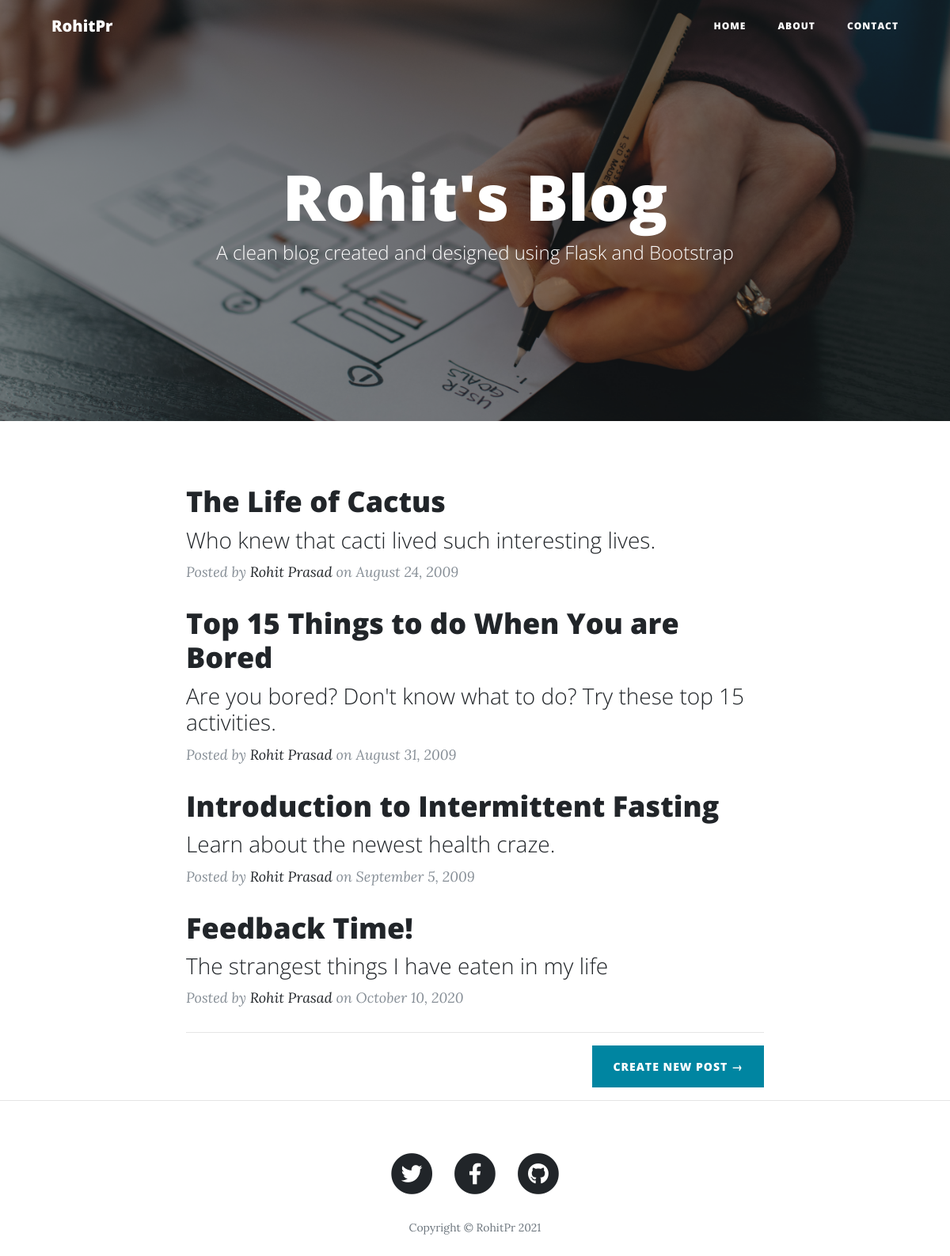
The page / on the database its author committed.
### 57.RohitPr_Blog_SQL_Flask/main.py (models this page shows)
class BlogPost(db.Model):
    id = db.Column(db.Integer, primary_key=True)
    title = db.Column(db.String(250), unique=True, nullable=False)
    subtitle = db.Column(db.String(250), nullable=False)
    date = db.Column(db.String(250), nullable=False)
    body = db.Column(db.Text, nullable=False)
    author = db.Column(db.String(250), nullable=False)
    img_url = db.Column(db.String(250), nullable=False)

### 57.RohitPr_Blog_SQL_Flask/main.py (the view)
@app.route('/')
def index():
    all_posts = db.session.query(BlogPost).all()
    return render_template("index.html", posts=all_posts)

### 57.RohitPr_Blog_SQL_Flask/templates/index.html
{% include "header.html" %}
<header class="masthead" style="background-image: url('/static/img/home-bg.jpg')">
  <div class="overlay"></div>
  <div class="container">
    <div class="row">
      <div class="col-lg-8 col-md-10 mx-auto">
        <div class="site-heading">
          <h1>Rohit's Blog</h1>
          <span class="subheading">A clean blog created and designed using Flask and Bootstrap</span>
        </div>
      </div>
    </div>
  </div>
</header>
<body>
  <div class="container">
    <div class="row">
      <div class="col-lg-8 col-md-10 mx-auto">
        <div class="post-preview">
          {% for post in posts %}
          <a href="{{url_for('show_post', post_id = post.id)}}">
            <h2 class="post-title">
              {{ post.title }}
            </h2>
            <h3 class="post-subtitle">
              {{ post.subtitle }}
            </h3>
          </a>
          <p class="post-meta">Posted by
            <a href="#"> {{ post.author }}</a>
            on {{ post.date }}
          </p>
          {% endfor %}
        </div>
        <hr>
        <div class="clearfix">
          <a class="btn btn-primary float-right" href="{{url_for('new_post')}}">Create New Post &rarr;</a>
        </div>
      </div>
    </div>
  </div>
  <hr>
</body>
{% include "footer.html" %}

### 57.RohitPr_Blog_SQL_Flask/templates/header.html (shortened to what this page needs)
<!DOCTYPE html>
<html lang="en">
<head>
    <link href="{{ url_for('static', filename='vendor/bootstrap/css/bootstrap.min.css') }}" rel=" stylesheet">
    <link href="{{ url_for('static', filename='vendor/fontawesome-free/css/all.min.css') }}" rel="stylesheet"
        type="text/css">
    <link href="{{ url_for('static', filename='css/clean-blog.min.css') }}" rel="stylesheet">
</head>
<nav class="navbar navbar-expand-lg navbar-light fixed-top" id="mainNav">
    <div class="container">
        <a class="navbar-brand" href="{{ url_for('index') }}">RohitPr</a>
        <div class="collapse navbar-collapse" id="navbarResponsive">
            <ul class="navbar-nav ml-auto">
                <li class="nav-item">
                    <a class="nav-link" href="{{ url_for('index') }}">Home</a>
                </li>
                <li class="nav-item">
                    <a class="nav-link" href="{{ url_for('about') }}">About</a>
                </li>
                <li class="nav-item">
                    <a class="nav-link" href="{{ url_for('contact') }}">Contact</a>
                </li>
            </ul>
        </div>
    </div>
</nav>
<body>

### 57.RohitPr_Blog_SQL_Flask/templates/footer.html (shortened to what this page needs)
<footer>
    <div class="container">
        <div class="row">
            <div class="col-lg-8 col-md-10 mx-auto">
                <ul class="list-inline text-center">
                    <li class="list-inline-item">
                        <a href="#">
                            <span class="fa-stack fa-lg">
                                <i class="fas fa-circle fa-stack-2x"></i>
                                <i class="fab fa-twitter fa-stack-1x fa-inverse"></i>
                            </span>
                        </a>
                    </li>
                    <li class="list-inline-item">
                        <a href="#">
                            <span class="fa-stack fa-lg">
                                <i class="fas fa-circle fa-stack-2x"></i>
                                <i class="fab fa-facebook-f fa-stack-1x fa-inverse"></i>
                            </span>
                        </a>
                    </li>
                    <li class="list-inline-item">
                        <a href="#">
                            <span class="fa-stack fa-lg">
                                <i class="fas fa-circle fa-stack-2x"></i>
                                <i class="fab fa-github fa-stack-1x fa-inverse"></i>
                            </span>
                        </a>
                    </li>
                </ul>
                <p class="copyright text-muted">Copyright &copy; RohitPr 2021</p>
            </div>
        </div>
    </div>
</footer>
</body>
</html>

### rows shown on the page
BlogPost: title "The Life of Cactus", subtitle "Who knew that cacti lived such interesting lives.", author "Rohit Prasad", date "August 24, 2009"
BlogPost: title "Top 15 Things to do When You are Bored", subtitle "Are you bored? Don't know what to do? Try these top 15 activities.", author "Rohit Prasad", date "August 31, 2009"
BlogPost: title "Introduction to Intermittent Fasting", subtitle "Learn about the newest health craze.", author "Rohit Prasad", date "September 5, 2009"
BlogPost: title "Feedback Time!", subtitle "The strangest things I have eaten in my life", author "Rohit Prasad", date "October 10, 2020"
